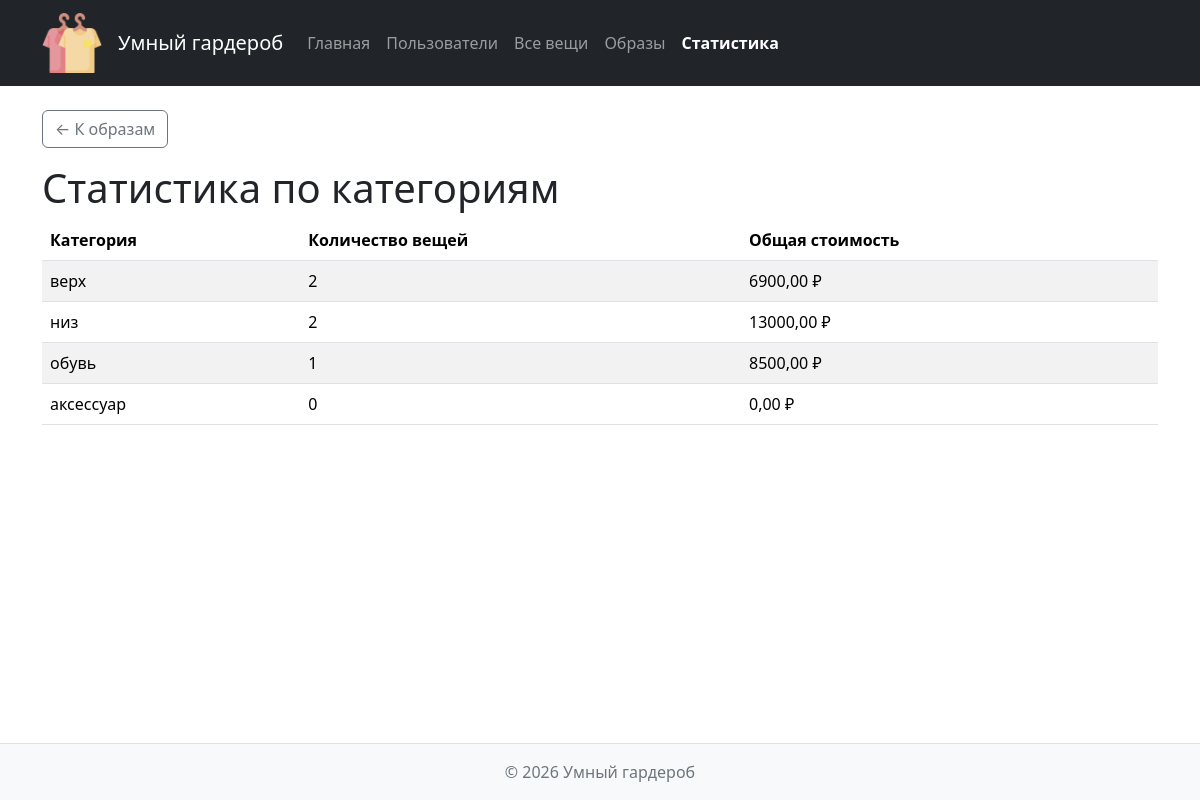
Screenshot of /outfits/statistics/ with the database file from the repository.
### outfits/views.py (the view)
# urls.py: path("statistics/", views.statistics, name="statistics"),
def statistics(request):
    conn = get_connection()
    conn.row_factory = sqlite3.Row
    stats = conn.execute("""
        SELECT cat.name AS category_name,
               COUNT(ci.id) AS items_count,
               COALESCE(SUM(ci.price * ci.quantity), 0) AS total_cost
        FROM categories cat
        LEFT JOIN clothing_items ci ON cat.id = ci.category_id
        GROUP BY cat.id, cat.name
        ORDER BY items_count DESC
    """).fetchall()
    conn.close()
    return render(request, "outfits/statistics.html", {"stats": stats})

### db/database.py (called while the page is built)
def get_connection():
    conn = sqlite3.connect(DB_PATH)
    conn.execute("PRAGMA foreign_keys = ON")
    conn.row_factory = sqlite3.Row
    return conn

### outfits/templates/outfits/statistics.html (shortened to what this page needs)
{% extends 'base.html' %}
{% block content %}
<a href="{% url 'outfits:outfit_list' %}" class="btn btn-outline-secondary btn-back">← К образам</a>
<h1>Статистика по категориям</h1>
{% if stats %}
<table class="table table-striped">
    <thead>
        <tr>
            <th>Категория</th>
            <th>Количество вещей</th>
            <th>Общая стоимость</th>
        </tr>
    </thead>
    <tbody>
        {% for stat in stats %}
        <tr>
            <td>{{ stat.category_name }}</td>
            <td>{{ stat.items_count }}</td>
            <td>{{ stat.total_cost|floatformat:2 }} ₽</td>
        </tr>
        {% endfor %}
    </tbody>
</table>
{% else %}
<div class="alert alert-info">Данные отсутствуют.</div>
{% endif %}
{% endblock %}

### homepage/static/homepage/css/style.css (style rules this page uses)
body { min-height: 100vh; display: flex; flex-direction: column; }
.btn-back { margin-bottom: 1rem; }

### rows the page displays
categories: category_name "верх", items_count "2", total_cost "6900,00"
categories: category_name "низ", items_count "2", total_cost "13000,00"
categories: category_name "обувь", items_count "1", total_cost "8500,00"
categories: category_name "аксессуар", items_count "0", total_cost "0,00"
